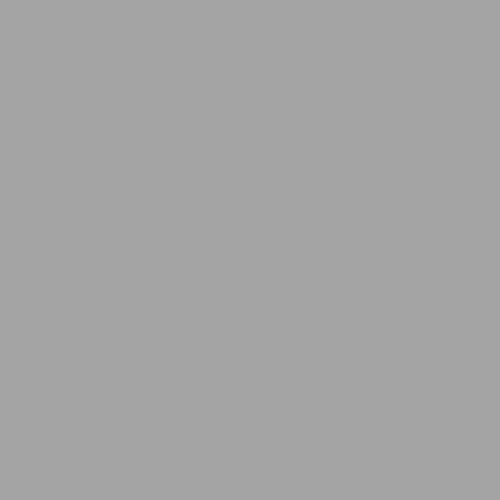
Frame 1 (no input)
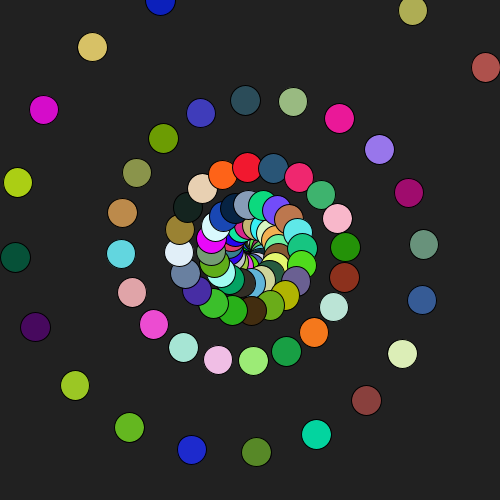
Frame 60 (the mouse pressed at the canvas centre just before this capture)
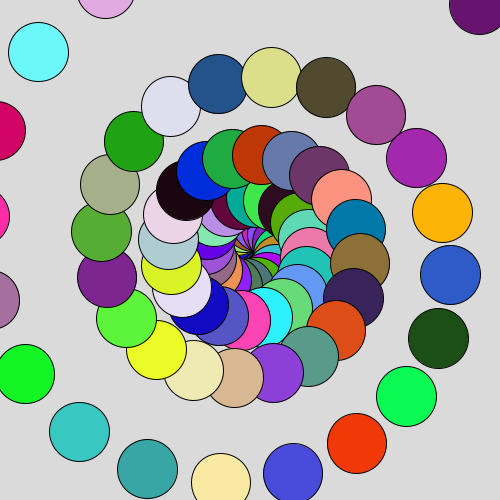
Frame 120 (the mouse held since frame 60 and released just before this capture)

The Processing sketch that drew these frames (run headless with seeded random() and noise(); from frame 60 on, the mouse is pressed at the canvas centre):

// Processing sketch: processing_152682
// ── processing_152682.pde

float x=0, a=0, fase=0;

void setup(){
  size(500, 500);
  frameRate(999999999);
}

void draw(){
  background(random(255));
  for(x=0; x<=500; x=x+(PI*0.1)){
    fill(random(255), random(255), random(255));
    ellipse(4*pow(1.1, x)*cos(x+fase)+250, 4*pow(1.1, x)*sin(x+fase)+250, fase, fase);
  }
  fase=fase+0.5;  
  a=a+1;
}
